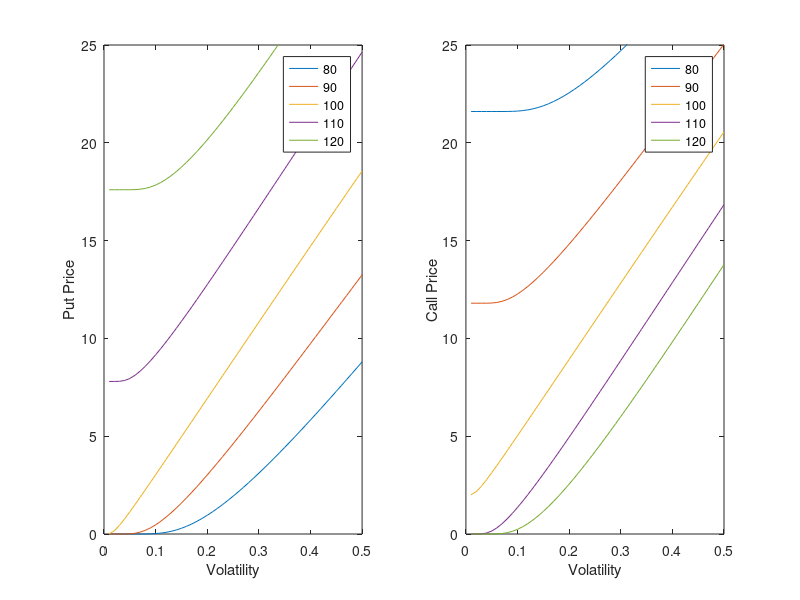

This chart was generated by the following MATLAB code:
format compact
clear all
clc

%%

% strike=[90 100 110];
bond=0.98;
tau=1;
stock=100;
% 
% % sigma = 0.10
% sigma=0.10;
% sigma
% 
% 
% d=(log(stock./(bond .* strike))+tau*sigma^2/2)/(tau^(1/2)*sigma);
% call=stock * normcdf(d) - bond .* strike .* normcdf(d-tau^(1/2)*sigma)
% put = call+(bond.*strike)-stock;
% 
% disp('----------');
% 
% %sigma = 0.15
% sigma=0.15;
% 
% 
% sigma
% d=(log(stock./(bond .* strike))+tau*sigma^2/2)/(tau^(1/2)*sigma);
% call=stock * normcdf(d) - bond .* strike .* normcdf(d-tau^(1/2)*sigma)
% put = call+(bond.*strike)-stock;

%%

d = @(sigma,strike) (log(stock/(bond * strike))+tau*sigma.^2/2)./(sqrt(tau)*sigma);
call = @(sigma,strike) stock * normcdf(d(sigma,strike)) - bond * strike * normcdf(d(sigma,strike)-sqrt(tau)*sigma);
put = @(sigma,strike) call(sigma,strike)+(bond*strike)-stock;


% call price v sigma
sigma = 0.01:0.01:0.50;

q_call_80 = call(sigma,80);
q_call_90 = call(sigma,90);
q_call_100 = call(sigma,100);
q_call_110 = call(sigma,110);
q_call_120 = call(sigma,120);

q_put_80 = put(sigma,80);
q_put_90 = put(sigma,90);
q_put_100 = put(sigma,100);
q_put_110 = put(sigma,110);
q_put_120 = put(sigma,120);

disp(' ')

subplot(121), plot(sigma,q_put_80,sigma,q_put_90,sigma,q_put_100,sigma,q_put_110,sigma,q_put_120)
axis([0 0.5 0 25])
legend('80','90','100','110','120');
xlabel('Volatility')
ylabel('Put Price')

subplot(122), plot(sigma,q_call_80,sigma,q_call_90,sigma,q_call_100,sigma,q_call_110,sigma,q_call_120)
axis([0 0.5 0 25])
legend('80','90','100','110','120');
xlabel('Volatility')
ylabel('Call Price')

